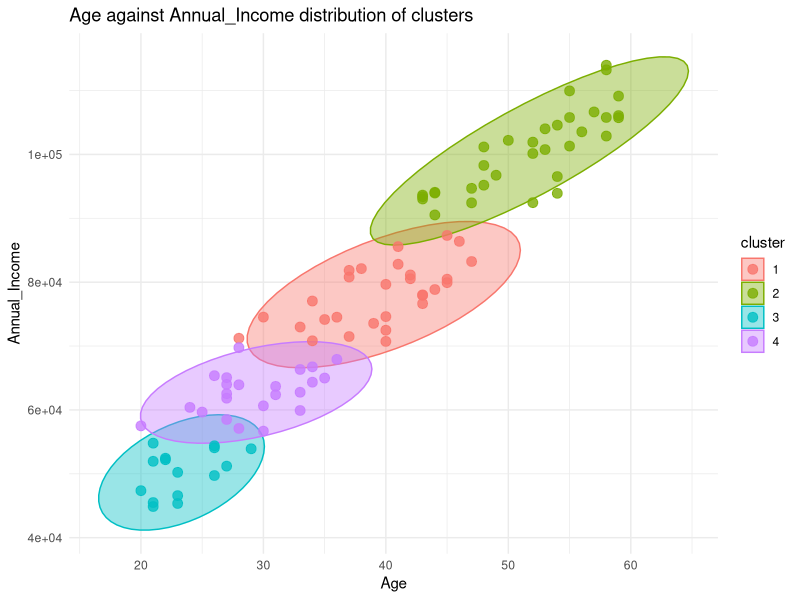
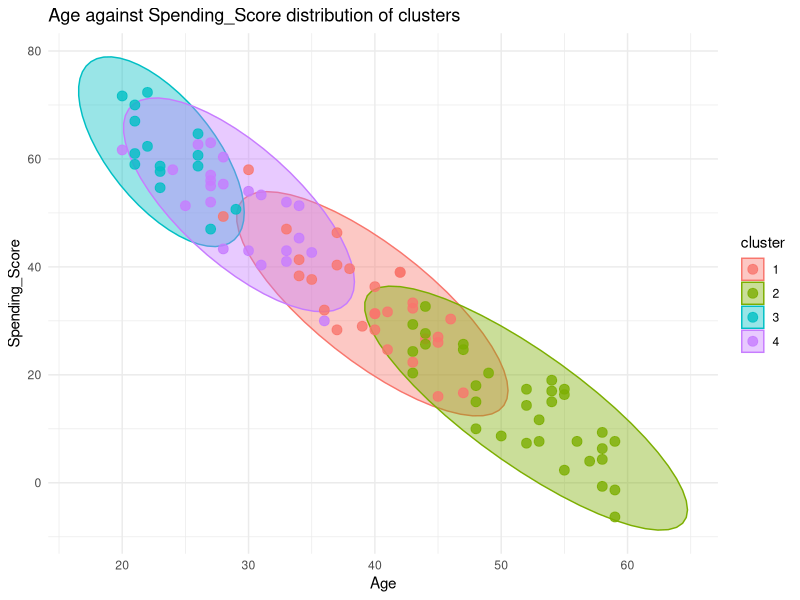
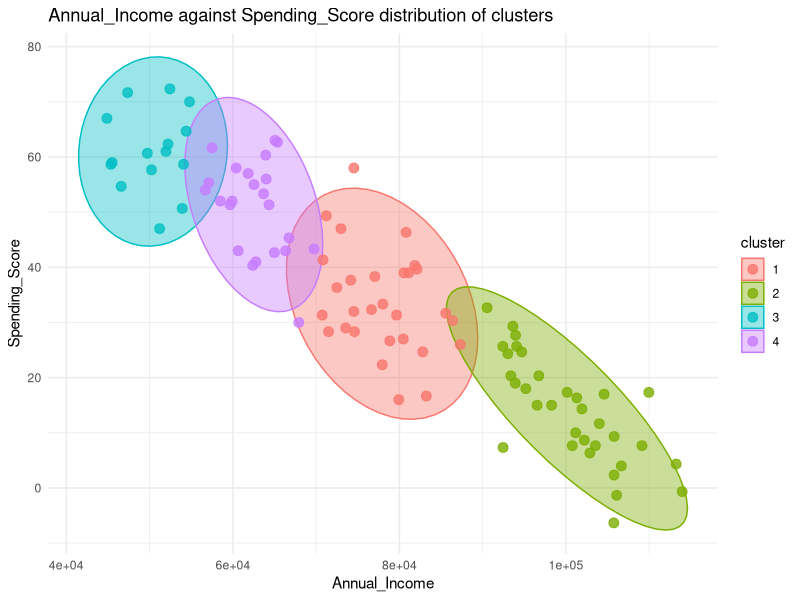

Recreate these plots in R, in order.
library(ggplot2)
data <- read.csv("customer_data_pca.csv")
head(data)
str(data)

#k-means model
set.seed(150)
results <- kmeans(data, centers = 4)

#adding labels to clusters
data$cluster <- as.factor(results$cluster)

#drawing cluster results
#Age against Annual_Income
ggplot(data, aes(x= Age, y= Annual_Income, color=cluster))+
  stat_ellipse(aes(fill=cluster), geom = "polygon", alpha=0.4) + 
  geom_point(size=3, alpha=0.8)+
  labs(title= "Age against Annual_Income distribution of clusters",
       x="Age",
       y="Annual_Income")+
  theme_minimal()

#Age against spending Spending_Score
ggplot(data, aes(x= Age, y= Spending_Score, color=cluster))+
  stat_ellipse(aes(fill=cluster), geom = "polygon", alpha=0.4) + 
  geom_point(size=3, alpha=0.8)+
  labs(title= "Age against Spending_Score distribution of clusters",
       x="Age",
       y="Spending_Score")+
  theme_minimal()

#Annual_Income against spending Spending_Score
ggplot(data, aes(x= Annual_Income, y= Spending_Score, color=cluster))+
  stat_ellipse(aes(fill=cluster), geom = "polygon", alpha=0.4) + 
  geom_point(size=3, alpha=0.8)+
  labs(title= "Annual_Income against Spending_Score distribution of clusters",
       x="Annual_Income",
       y="Spending_Score")+
  theme_minimal()
